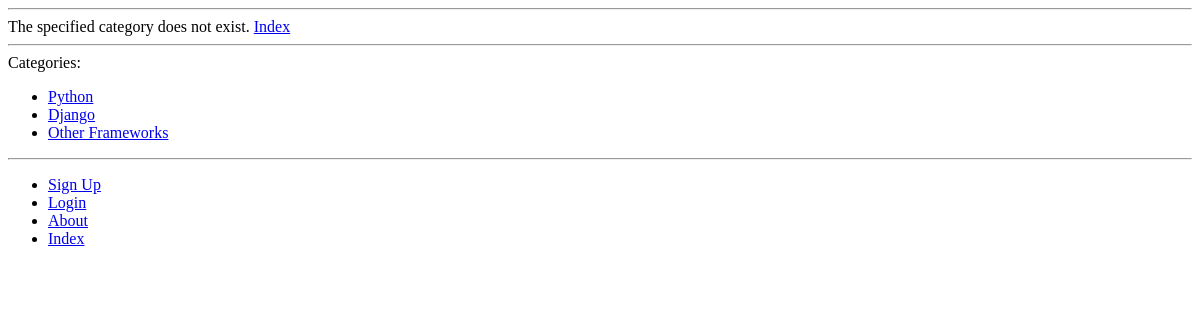
Before: /rango/category/Python/ with the older database file.
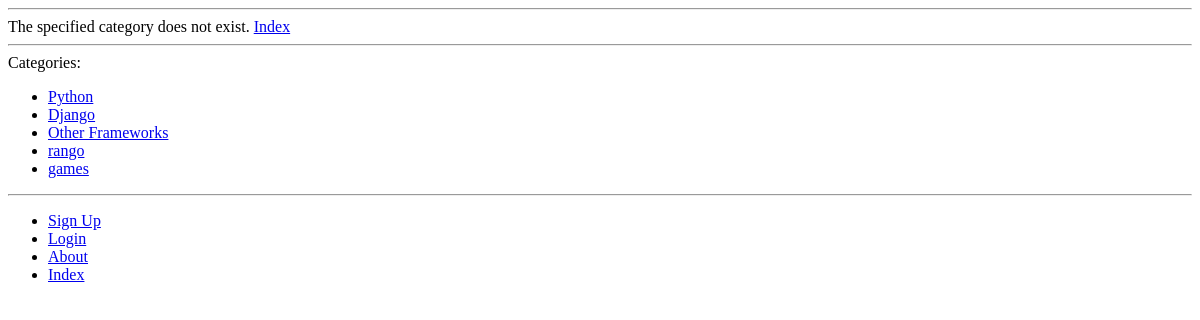
After: the same page with the newer database file.
### rango/models.py (models this page shows, shortened)
class Category(models.Model):
    name = models.CharField(max_length=128, unique= True)
    views = models.IntegerField(default=0)
    likes = models.IntegerField(default =0)
    slug = models.SlugField(unique= True)
    class Meta:
        verbose_name_plural = 'Categories'

### rango/views.py (the view)
# urls.py: path('category/<slug:category_name_slug>/', views.show_category, name = 'show_category'),
def show_category(request,category_name_slug):
	context_dict={}
	try:
		category = Category.objects.get(slug = category_name_slug)
		pages = Page.objects.filter(category = category)
		context_dict['category'] = category
		context_dict['pages'] = pages
	except Category.DoesNotExist:
		context_dict['category'] = None
		context_dict['pages'] = None
	return render(request, 'rango/category.html', context=context_dict)

### rango/templatetags/rango_template_tags.py (called while the page is built)
@register.inclusion_tag('rango/categories.html')
def get_category_list(current_category = None):
    return {'categories' : Category.objects.all(), 'current_category': current_category}

### templates/rango/category.html (shortened to what this page needs)
{% extends 'rango/base.html' %}
{% load staticfiles %}
{% block body_block %}
    {% if category %}
        <h1>{{category.name}}</h1>
        {% if pages %}
        <ul>
            {% for page in pages%}
                <li><a href = "{{page.url}}">{{page.title}}</a></li>
            {% endfor %}
        </ul>
        {% else %}
        <strong>No pages currently in category.</strong>
        {% endif %}
        {% if user.is_authenticated %}
            <a href = "{% url 'rango:add_page' category.slug %}">Add Page</a>
        {% else %}
        {% endif %}
    {% else %}
        The specified category does not exist.
    {% endif %}
    <a href="/rango/">Index</a>
{% endblock %}

### templates/rango/categories.html
Categories:
<ul>
    {% if categories %}
        {% for c in categories %}
            {% if c == current_category %}
                <li><strong><a href = "{% url 'rango:show_category' c.slug %}">{{ c.name }}</a></strong></li>
            {% else %}
                <li><a href = "{% url 'rango:show_category' c.slug %}">{{c.name}}</a></li>
            {% endif %}
        {% endfor %}
    {% else %}
    <li><strong>There are no categories present</strong></li>
    {% endif %}
</ul>

Changed rows visible on the page:
added Category: name "rango"
added Category: name "games"
